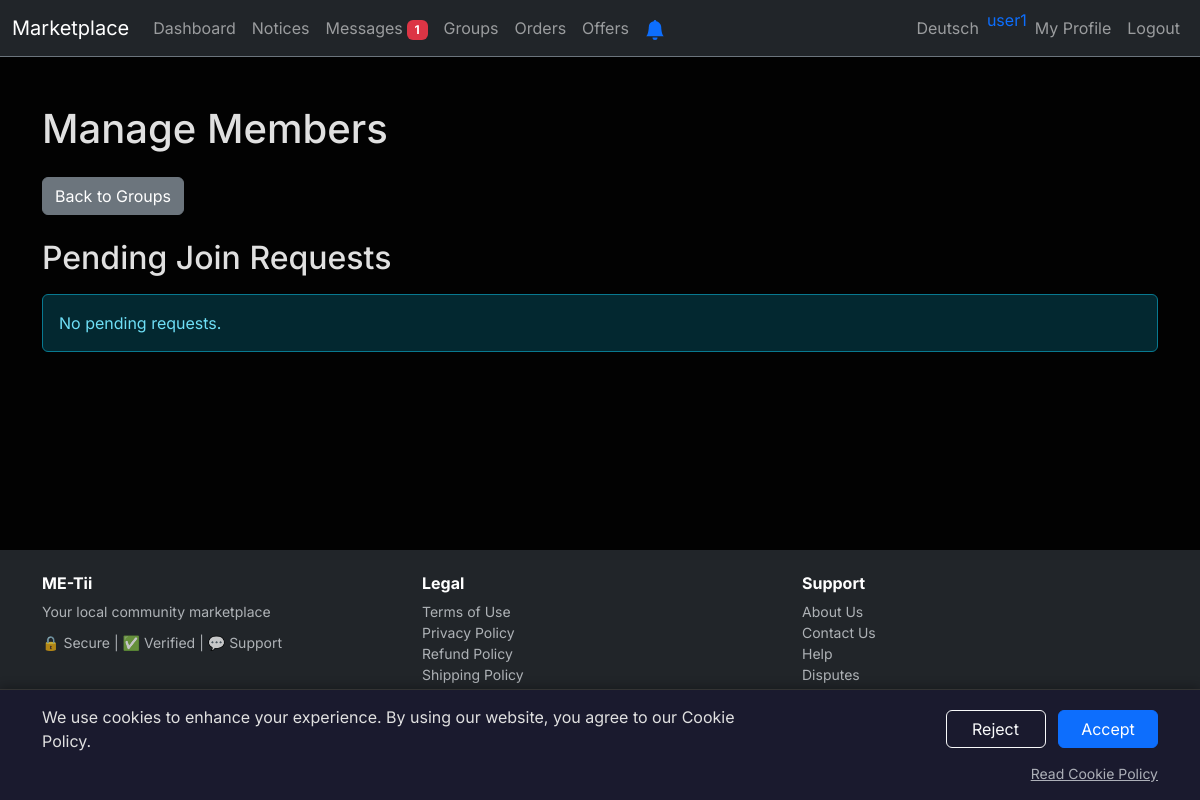
Page /manage_group/1 (signed in) on the earlier database version.
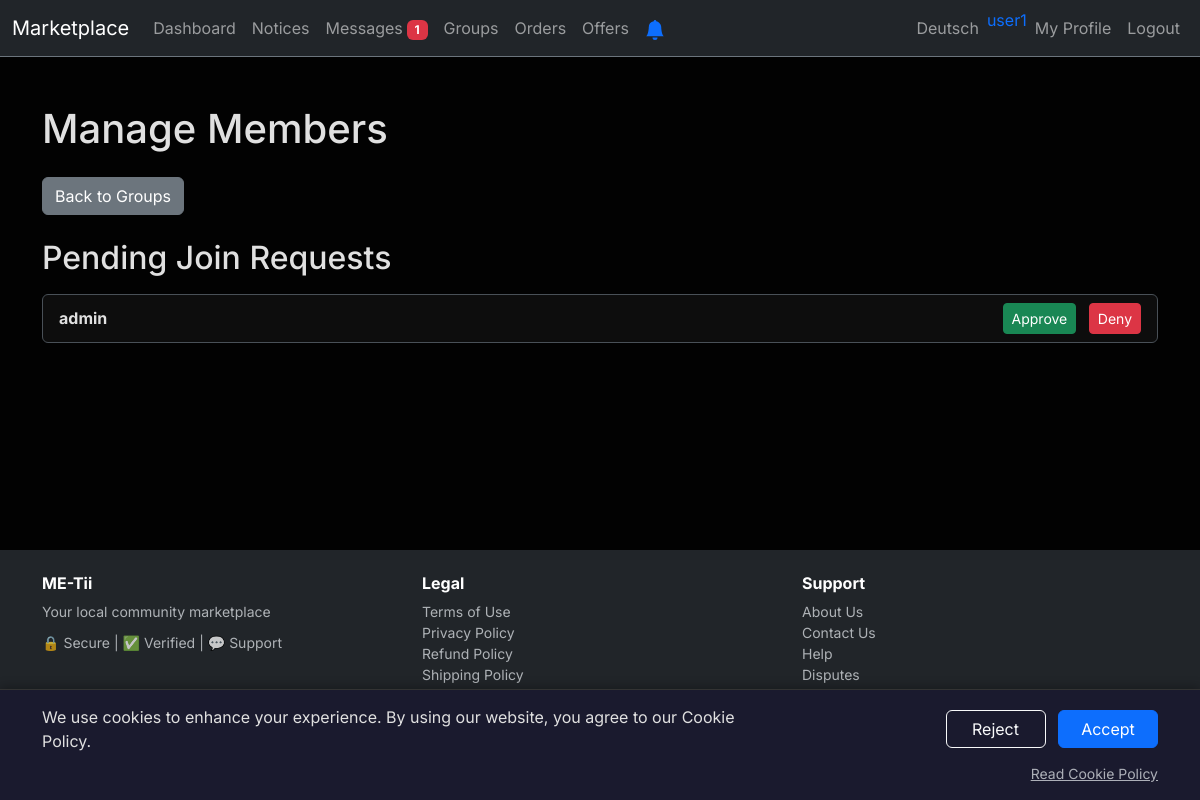
Same page on the later database version.
### tables this page shows
CREATE TABLE users
                  (id INTEGER PRIMARY KEY, username TEXT UNIQUE, email TEXT UNIQUE, password TEXT, description TEXT, profile_picture TEXT, stripe_account_id TEXT, email_notifications INTEGER DEFAULT 1, notify_order INTEGER DEFAULT 1, notify_dispute INTEGER DEFAULT 1, notify_return INTEGER DEFAULT 1, notify_message INTEGER DEFAULT 1, email_verified INTEGER DEFAULT 0, return_address TEXT, verification_token TEXT, verification_sent_at DATETIME);

CREATE TABLE group_members
                    (id INTEGER PRIMARY KEY, group_id INTEGER NOT NULL, user_id INTEGER NOT NULL, status TEXT DEFAULT 'pending', joined_at DATETIME DEFAULT CURRENT_TIMESTAMP, FOREIGN KEY (group_id) REFERENCES groups(id), FOREIGN KEY (user_id) REFERENCES users(id), UNIQUE(group_id, user_id));

### app.py (the view)
@app.route('/manage_group/<int:group_id>')
def manage_group(group_id):
    if 'user_id' not in session:
        return redirect('/login')
    conn = sqlite3.connect('database.db')
    c = conn.cursor()
    c.execute("SELECT creator_id FROM groups WHERE id = ?", (group_id,))
    group = c.fetchone()
    if not group or group[0] != session['user_id']:
        conn.close()
        flash('Access denied.', 'danger')
        return redirect('/groups')
    c.execute("""
        SELECT gm.id, u.username
        FROM group_members gm
        JOIN users u ON gm.user_id = u.id
        WHERE gm.group_id = ? AND gm.status = 'pending'
    """, (group_id,))
    pending = c.fetchall()
    conn.close()
    return render_template('manage_group.html', group_id=group_id, pending=pending, unread_messages=get_unread_messages_count(session.get('user_id')))

### app.py (called while the page is built)
@app.before_request
def inject_user_alerts():
    if 'user_id' not in session:
        return
    conn = sqlite3.connect('database.db')
    c = conn.cursor()
    c.execute("SELECT COUNT(*) FROM orders WHERE (buyer_id = ? OR seller_id = ?) AND dispute_status = 'open'",
              (session['user_id'], session['user_id']))
    open_disputes = c.fetchone()[0]
    c.execute("SELECT COUNT(*) FROM reports r JOIN posts p ON r.post_id = p.id WHERE p.user_id = ?",
              (session['user_id'],))
    post_reports = c.fetchone()[0]
    conn.close()
    g.open_disputes = open_disputes
    g.post_reports = post_reports

def get_unread_messages_count(user_id):
    if not user_id:
        return 0
    conn = sqlite3.connect('database.db')
    c = conn.cursor()
    c.execute("SELECT COUNT(*) FROM messages WHERE receiver_id = ? AND is_read = 0", (user_id,))
    count = c.fetchone()[0]
    conn.close()
    return count

### templates/manage_group.html (shortened to what this page needs)
{% extends "base.html" %} {% block title %}Manage Group{% endblock %} {% block
content %}
<div class="container mt-5">
  <h1 class="mb-4">
    {% if session.get('lang') == 'de' %}Mitglieder verwalten{% else %}Manage
    Members{% endif %}
  </h1>
  <a href="/groups" class="btn btn-secondary mb-4"
    >{% if session.get('lang') == 'de' %}Zurück zu Gruppen{% else %}Back to
    Groups{% endif %}</a
  >
  <h2 class="mb-3">
    {% if session.get('lang') == 'de' %}Ausstehende Beitrittsanfragen{% else
    %}Pending Join Requests{% endif %}
  </h2>
  {% if pending %}
  <div class="list-group">
    {% for member in pending %}
    <div
      class="list-group-item d-flex justify-content-between align-items-center"
    >
      <strong>{{ member[1] }}</strong>
      <div>
        <a
          href="/approve_member/{{ member[0] }}"
          class="btn btn-success btn-sm me-2"
          >{% if session.get('lang') == 'de' %}Annehmen{% else %}Approve{% endif
          %}</a
        >
        <a href="/deny_member/{{ member[0] }}" class="btn btn-danger btn-sm"
          >{% if session.get('lang') == 'de' %}Ablehnen{% else %}Deny{% endif
          %}</a
        >
      </div>
    </div>
    {% endfor %}
  </div>
  {% else %}
  <div class="alert alert-info">
    {% if session.get('lang') == 'de' %}Keine ausstehenden Anfragen.{% else %}No
    pending requests.{% endif %}
  </div>
  {% endif %}
</div>
{% endblock %}

### templates/base.html (shortened to what this page needs)
<!doctype html>
<html lang="en" data-bs-theme="dark">
  <head>
    <link
      href="https://cdn.jsdelivr.net/npm/bootstrap@5.3.3/dist/css/bootstrap.min.css"
      rel="stylesheet"
    />
  </head>
  <body>
    <div class="content-wrapper">
      <nav class="navbar navbar-expand-lg navbar-dark bg-dark border-bottom border-secondary">
        <div class="container-fluid">
          <a class="navbar-brand" href="/"
            >{% if session.get('lang') == 'de' %}Marktplatz{% else
            %}Marketplace{% endif %}</a
          >
          <div class="collapse navbar-collapse" id="navbarNav">
            <ul class="navbar-nav me-auto">
              <li class="nav-item">
                <a id="nav-dashboard" class="nav-link text-nowrap" href="/dashboard"
                  >{% if session.get('lang') == 'de' %}Übersicht{% else
                  %}Dashboard{% endif %}</a
                >
              </li>
              <li class="nav-item">
                <a id="nav-notices" class="nav-link text-nowrap" href="/notices"
                  >{% if session.get('lang') == 'de' %}Merken{% else %}Notices{%
                  endif %}</a
                >
              </li>
              <li class="nav-item">
                <a id="nav-messages" class="nav-link text-nowrap" href="/messages"
                  >{% if session.get('lang') == 'de' %}Nachrichten{% else
                  %}Messages{% endif %}{% if unread_messages > 0 %}<span
                    class="badge bg-danger ms-1"
                    >{{ unread_messages }}</span
                  >{% endif %}</a
                >
              </li>
              <li class="nav-item">
                <a id="nav-groups" class="nav-link text-nowrap" href="/groups"
                  >{% if session.get('lang') == 'de' %}Gruppen{% else %}Groups{%
                  endif %}</a
                >
              </li>
              <li class="nav-item">
                <a id="nav-orders" class="nav-link text-nowrap" href="/orders"
                  >{% if session.get('lang') == 'de' %}Bestellungen{% else
                  %}Orders{% endif %}{% if pending_orders > 0 %}<span class="badge bg-info ms-1">{{ pending_orders }}</span>{% endif %}</a
                >
              </li>
              <li class="nav-item">
                <a id="nav-offers" class="nav-link text-nowrap" href="/my-offers"
                  >{% if session.get('lang') == 'de' %}Angebote{% else %}Offers{% endif %}{% if pending_offers > 0 %}<span class="badge bg-danger ms-1">{{ pending_offers }}</span>{% endif %}</a
                >
              </li>
              {% if session.get('user_id') %}
              <li class="nav-item">
                <button id="notification-btn" class="btn btn-link nav-link text-nowrap" onclick="requestNotificationPermission()" title="{% if session.get('lang') == 'de' %}Benachrichtigungen aktivieren{% else %}Enable notifications{% endif %}">
                  <svg xmlns="http://www.w3.org/2000/svg" width="20" height="20" fill="#0d6efd" viewBox="0 0 16 16">
                    <path d="M8 16a2 2 0 0 0 2-2H6a2 2 0 0 0 2 2zm.995-14.901a1 1 0 1 0-1.99 0A5.002 5.002 0 0 0 3 6c0 1.098-.5 6-2 7h14c-1.5-1-2-5.902-2-7 0-2.42-1.72-4.44-4.005-4.901z"/>
                  </svg>
                </button>
              </li>
              {% endif %}
            </ul>
            <ul class="navbar-nav">
              <li class="nav-item">
                <a id="nav-language"
                  class="nav-link text-nowrap"
                  href="/switch_lang?lang={% if session.get('lang') == 'de' %}en{% else %}de{% endif %}"
                  >{% if session.get('lang') == 'de' %}English{% else
                  %}Deutsch{% endif %}</a
                >
              </li>
              {% if session.get('user_id') %}
              <li class="nav-item">
                <span class="navbar-text text-primary"
                  >{{ current_username }}</span
                >
              </li>
              <li class="nav-item">
                <a id="nav-profile"
                  class="nav-link text-nowrap"
                  href="/profile/{{ current_username }}"
                  >{% if session.get('lang') == 'de' %}Mein Profil{% else %}My
                  Profile{% endif %}</a
                >
              </li>
              <li class="nav-item">
                <a id="nav-logout" class="nav-link text-nowrap" href="/logout"
                  >{% if session.get('lang') == 'de' %}Abmelden{% else
                  %}Logout{% endif %}</a
                >
              </li>
              {% endif %}
            </ul>
          </div>
        </div>
      </nav>
      {% block content %}{% endblock %}
    </div>
    <div id="cookie-consent-banner">
      <div class="container">
        <div class="row align-items-center">
          <div class="col-md-8 mb-2 mb-md-0">
            <p class="mb-0" id="cookie-message">
              {% if session.get('lang') == 'de' %}
              Wir verwenden Cookies, um Ihr Erlebnis zu verbessern. Durch die Nutzung unserer Website stimmen Sie unserer Cookie-Richtlinie zu.
              {% else %}
              We use cookies to enhance your experience. By using our website, you agree to our Cookie Policy.
              {% endif %}
            </p>
          </div>
          <div class="col-md-4 text-md-end">
            <button type="button" class="btn btn-outline-light cookie-btn me-2" id="cookie-reject" onclick="handleCookieConsent('reject')">
              {% if session.get('lang') == 'de' %}Ablehnen{% else %}Reject{% endif %}
            </button>
            <button type="button" class="btn btn-primary cookie-btn" id="cookie-accept" onclick="handleCookieConsent('accept')">
              {% if session.get('lang') == 'de' %}Akzeptieren{% else %}Accept{% endif %}
            </button>
          </div>
        </div>
        <div class="row mt-2">
          <div class="col-12 text-end">
            <a href="/cookie-policy" class="text-muted small">
              {% if session.get('lang') == 'de' %}Cookie-Richtlinie lesen{% else %}Read Cookie Policy{% endif %}
            </a>
          </div>
        </div>
      </div>
    </div>
    <footer class="bg-dark text-white py-4 mt-5">
      <div class="container">
        <div class="row">
          <div class="col-md-4 mb-3 mb-md-0">
            <h6 class="fw-bold mb-2">ME-Tii</h6>
            <p class="text-muted small mb-0">{% if session.get('lang') == 'de' %}Dein lokaler Community-Marktplatz{% else %}Your local community marketplace{% endif %}</p>
            <div class="mt-2">
              <small class="text-muted">🔒 {% if session.get('lang') == 'de' %}Sicher{% else %}Secure{% endif %} | ✅ {% if session.get('lang') == 'de' %}Verifiziert{% else %}Verified{% endif %} | 💬 {% if session.get('lang') == 'de' %}Support{% else %}Support{% endif %}</small>
            </div>
          </div>
          <div class="col-md-4 mb-3 mb-md-0">
            <h6 class="fw-bold mb-2">{% if session.get('lang') == 'de' %}Rechtliches{% else %}Legal{% endif %}</h6>
            <ul class="list-unstyled small">
              <li><a href="/terms" class="text-muted text-decoration-none">{% if session.get('lang') == 'de' %}Nutzungsbedingungen{% else %}Terms of Use{% endif %}</a></li>
              <li><a href="/privacy" class="text-muted text-decoration-none">{% if session.get('lang') == 'de' %}Datenschutz{% else %}Privacy Policy{% endif %}</a></li>
              <li><a href="/refund-policy" class="text-muted text-decoration-none">{% if session.get('lang') == 'de' %}Rückgaberichtlinie{% else %}Refund Policy{% endif %}</a></li>
              <li><a href="/shipping-policy" class="text-muted text-decoration-none">{% if session.get('lang') == 'de' %}Versandrichtlinie{% else %}Shipping Policy{% endif %}</a></li>
            </ul>
          </div>
          <div class="col-md-4">
            <h6 class="fw-bold mb-2">{% if session.get('lang') == 'de' %}Support{% else %}Support{% endif %}</h6>
            <ul class="list-unstyled small">
              <li><a href="/about" class="text-muted text-decoration-none">{% if session.get('lang') == 'de' %}Über uns{% else %}About Us{% endif %}</a></li>
              <li><a href="/contact" class="text-muted text-decoration-none">{% if session.get('lang') == 'de' %}Kontakt{% else %}Contact Us{% endif %}</a></li>
              <li><a href="/chat/admin" class="text-muted text-decoration-none">{% if session.get('lang') == 'de' %}Hilfe{% else %}Help{% endif %}</a></li>
              <li><a href="/dispute-policy" class="text-muted text-decoration-none">{% if session.get('lang') == 'de' %}Streitfälle{% else %}Disputes{% endif %}</a></li>
              <li><a href="/refund-flow" class="text-muted text-decoration-none">{% if session.get('lang') == 'de' %}Erstattungsprozess{% else %}Refund Process{% endif %}</a></li>
            </ul>
          </div>
        </div>
        <p class="text-center text-muted small mb-0">© 2026 ME-Tii. {% if session.get('lang') == 'de' %}Alle Rechte vorbehalten.{% else %}All rights reserved.{% endif %}</p>
      </div>
    </footer>
  </body>
</html>

Differences in the rows shown:
added group_members: username "admin"
Other differences:
text no longer shown: "No pending requests."
